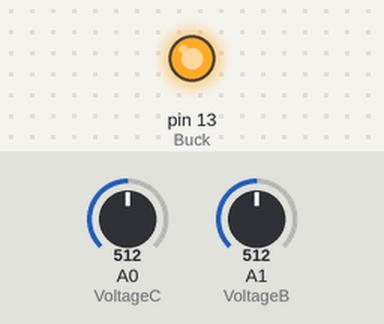
The sketch below on a simulated Arduino Uno, built with avr-gcc and run on an emulated ATmega328P. Parts: output pins drawn as LEDs (lit = HIGH). The test bench sets the inputs (shaded band); at power-on: A0 (VoltageC) = 512, A1 (VoltageB) = 512. What the sketch prints to the serial monitor is not drawn.

Above: at 0.2 s.
Timing chart, 0 to 1.7 s (numbered marks = the images above):
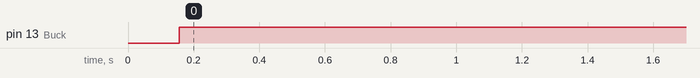

Measured:
- by itself, pin 13 (Buck): LOW → HIGH at 0.16 s

The sketch:

PWM_uno.ino
```cpp
int Boost =4 ;
int Buck = 13;
float VoltageC = A0;
float VoltageB = A1;
float Vbat = 0;
float Vcap = 0;
int DBnorm =0;
int Dbnorm;
float Dbo ;
float Dbu ;
float k;
float j;


    void setup() {
//pinMode(Boost, OUTPUT);
//pinMode(Buck, OUTPUT);
Serial.begin (9600);
int myEraser = 7;
TCCR0B &= ~myEraser;
int myPrescaler = 1;
TCCR0B |= myPrescaler;}

    void loop() {

Vbat = analogRead(VoltageB)*(5.0/1024.0)*13.0;
Vcap = analogRead(VoltageC)*(5.0/1024.0)*13.0;
delay(10000);
 // if ( Vbat > 0.0 ){
  //Serial.println(Vbat);
  //delay(15000);}
 // }
//Serial.println(Vbat);
  // delay(15000);
  //k = Vcap/48.0;
Dbo = (48.0-38.0)/48.0;
Dbu = 38.0/48.0;
  //Serial.println(Dbo);
  //Serial.println(k);
j = 127.0 * Dbo;
//Serial.println(j);
DBnorm = ((126.0*Dbo)/0.5)-13.5;
Dbnorm = ((127.0*Dbu)/0.5)-13.5;

//Serial.println(Dbo);
//Serial.println(DBnorm);
// Boost
//if (Vcap >= 22.0){
//Serial.println(DBnorm);
//analogWrite(Boost, DBnorm);

//Serial.println(DBnorm);
//analogWrite(Buck, 0);//}
//else{
//analogWrite(Boost, 0);
//analogWrite(Buck, 0);}
//Serial.println(Dbnorm);
 //Buck

//if (Vcap <= 38.0){
analogWrite(Buck, Dbnorm);
//Serial.println(Dbnorm);
Serial.println(Vbat);
delay(100);
//analogWrite(Boost, 0);}
//else{
//analogWrite(Buck, 0);
//analogWrite(Boost, 0);}}
}
```
